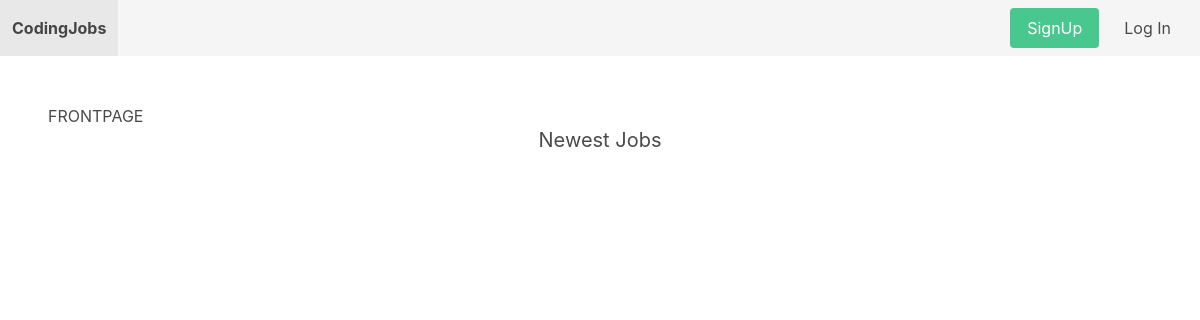
The app's page /, older data.
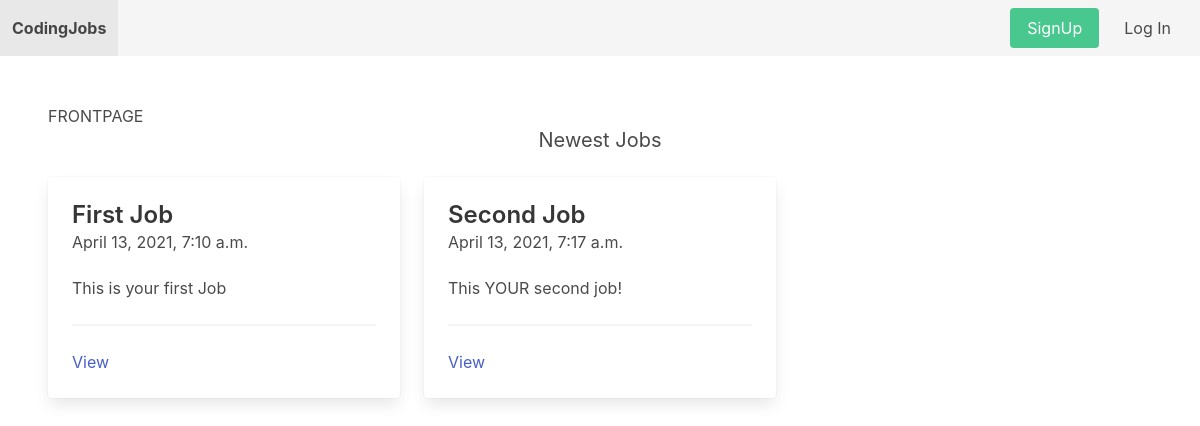
The same page, newer data.
### job/models.py (models this page shows, shortened)
class Job(models.Model):
    title = models.CharField(max_length=255)
    short_description = models.TextField()
    long_description = models.TextField(blank=True, null=True)
    created_by = models.ForeignKey(User, related_name='jobs', on_delete=models.CASCADE)
    created_at = models.DateTimeField(auto_now_add=True)
    changed_at = models.DateTimeField(auto_now=True)

### core/views.py (the view)
# urls.py: path('', frontpage, name="frontpage"),
def frontpage(request):
    jobs = Job.objects.all()[0:3]
    return render(request, 'core/frontpage.html', {'jobs':jobs})

### core/templates/core/frontpage.html
{% extends 'core/base.html' %}
{% block content %}
<h1>FRONTPAGE</h1>
<h2 class="subtitle has-text-centered">Newest Jobs</h2>
<div class="columns">
    {% for job in jobs %}
        <div class="column is-4">
            <div class="card">
                <div class="card-content">
                    <div class="media">
                        <div class="media-content">
                            <p class="title is-4">
                                {{ job.title }}
                            </p>
                            <p class="subtitle is-6">
                                {{ job.created_at }}
                            </p>
                        </div>
                    </div>
                    <div class="content">
                        {{ job.short_description }}
                        <hr>
                        <a href="{% url 'job_detail' job.id %}">View</a>
                    </div>
                </div>
            </div>
        </div>
    {% endfor %}
</div>
{% endblock %}

### core/templates/core/base.html (shortened to what this page needs)
<!DOCTYPE html>
<html lang="en">
<head>
    <link rel="stylesheet" href="https://cdn.jsdelivr.net/npm/bulma@0.9.0/css/bulma.min.css">
</head>
<body>
    <nav class="navbar is-light">
        <div class="navbar-brand">
            <a href="{% url 'frontpage' %}" class="navbar-item">
                <strong>CodingJobs</strong>
            </a>
        </div>
        <div class="navbar-menu">
            <div class="navbar-end">
                <div class="navbar-item">
                    <div class="buttons">
                        {% if request.user.is_authenticated %}
                            <a href="{% url 'logout' %}" class="button is-danger">Log Out</a>
                        {% else %}
                            <a href="{% url 'signup' %}" class="button is-success">
                                SignUp
                            </a>
                            <a href="{% url 'login' %}" class="button is-light">
                                Log In
                            </a>
                        {% endif %}
                    </div>
                </div>
            </div>
        </div>
    </nav>
    <section class="section">
        {% block content %}
        {% endblock %}
    </section>
</body>
</html>

Row changes from the older to the newer data that the page shows:
added Job: title "First Job", created_at "April 13, 2021, 7:10 a.m.", short_description "This is your first Job"
added Job: title "Second Job", created_at "April 13, 2021, 7:17 a.m.", short_description "This YOUR second job!"
